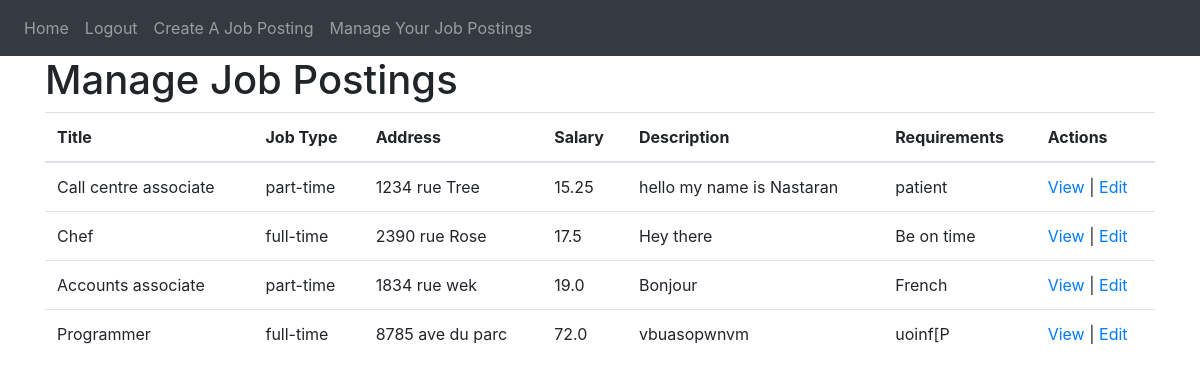
The app's page /managePosting (signed in) with its own data.
### website/models.py (models this page shows)
class JobPosting(db.Model):
    id = db.Column(db.Integer, primary_key=True)
    title = db.Column(db.String(100))
    job_type = db.Column(db.String(50))
    address = db.Column(db.String(200))
    salary = db.Column(db.Float)
    description = db.Column(db.Text)
    requirements = db.Column(db.Text)
    employer_id = db.Column(db.Integer, db.ForeignKey('user.id'))  # Relationship with User model

### website/auth.py (the view)
@auth.route('/managePosting')
@login_required
def manage_postings():
    jobpostings = JobPosting.query.filter_by(employer_id=current_user.id).all()
    return render_template('managePosting.html', jobpostings=jobpostings, user=current_user)

### website/__init__.py (called while the page is built)
def create_app():
    app = Flask(__name__)
    app.config['SECRET_KEY'] = 'dinaomidvartehrani'
    app.config['SQLALCHEMY_DATABASE_URI'] = f'sqlite:///{DB_NAME}'
    db.init_app(app)
    from .views import views
    from .auth import auth
    app.register_blueprint(views, url_prefix='/')
    app.register_blueprint(auth, url_prefix='/')
    from .models import User, Note, JobPosting
    with app.app_context():
        db.create_all()
    login_manager = LoginManager()
    login_manager.login_view = 'auth.login'
    login_manager.init_app(app)
    @login_manager.user_loader
    def load_user(id):
        return User.query.get(int(id))
    return app

### website/templates/managePosting.html (shortened to what this page needs)
{% extends "base.html" %}
{% block content %}
  <h1>Manage Job Postings</h1>
  {% if jobpostings %}
    <table class="table">
      <thead>
        <tr>
          <th>Title</th>
          <th>Job Type</th>
          <th>Address</th>
          <th>Salary</th>
          <th>Description</th>
          <th>Requirements</th>
          <th>Actions</th>
        </tr>
      </thead>
      <tbody>
        {% for jobposting in jobpostings %}
          <tr>
            <td>{{ jobposting.title }}</td>
            <td>{{ jobposting.job_type }}</td>
            <td>{{ jobposting.address }}</td>
            <td>{{ jobposting.salary }}</td>
            <td>{{ jobposting.description }}</td>
            <td>{{ jobposting.requirements }}</td>
            <td>
              <a href="{{ url_for('auth.view_job_posting', job_id=jobposting.id) }}">View</a> |
              <a href="{{ url_for('auth.edit_job_posting', job_id=jobposting.id) }}">Edit</a>
            </td>
          </tr>
        {% endfor %}
      </tbody>
    </table>
  {% else %}
    <p>No job postings found.</p>
  {% endif %}
{% endblock %}

### website/templates/base.html (shortened to what this page needs)
<!DOCTYPE html>
<html>
  <head>
    <link
      rel="stylesheet"
      href="https://stackpath.bootstrapcdn.com/bootstrap/4.4.1/css/bootstrap.min.css"
    />
    <link
      rel="stylesheet"
      href="https://stackpath.bootstrapcdn.com/font-awesome/4.7.0/css/font-awesome.min.css"
    />
  </head>
  <body>
    <nav class="navbar navbar-expand-lg navbar-dark bg-dark">
      <div class="collapse navbar-collapse" id="navbar">
        <div class="navbar-nav">
          {% if user.is_authenticated %}
          <a class="nav-item nav-link" id="home" href="/">Home</a>
          <a class="nav-item nav-link" id="logout" href="/logout">Logout</a>
          {% if user.role == 'employer' %}
          <a class="nav-item nav-link" id="dashbord" href="/dashbord">Create A Job Posting</a>
          <a class="nav-item nav-link" id="managePosting" href="/managePosting">Manage Your Job Postings</a>
          {% endif %}
          {% else %}
          <a class="nav-item nav-link" id="login" href="/login">Login</a>
          <a class="nav-item nav-link" id="signUp" href="/sign-up">Sign Up</a>
          {% endif %}
        </div>
      </div>
    </nav>
    <div class="container">{% block content %} {% endblock %}</div>
  </body>
</html>

### records on screen
JobPosting: title "Call centre associate", job_type "part-time", address "1234 rue Tree", salary "15.25", description "hello my name is Nastaran", requirements "patient"
JobPosting: title "Chef", job_type "full-time", address "2390 rue Rose", salary "17.5", description "Hey there", requirements "Be on time"
JobPosting: title "Accounts associate", job_type "part-time", address "1834 rue wek", salary "19.0", description "Bonjour", requirements "French"
JobPosting: title "Programmer", job_type "full-time", address "8785 ave du parc", salary "72.0", description "vbuasopwnvm", requirements "uoinf[P"
